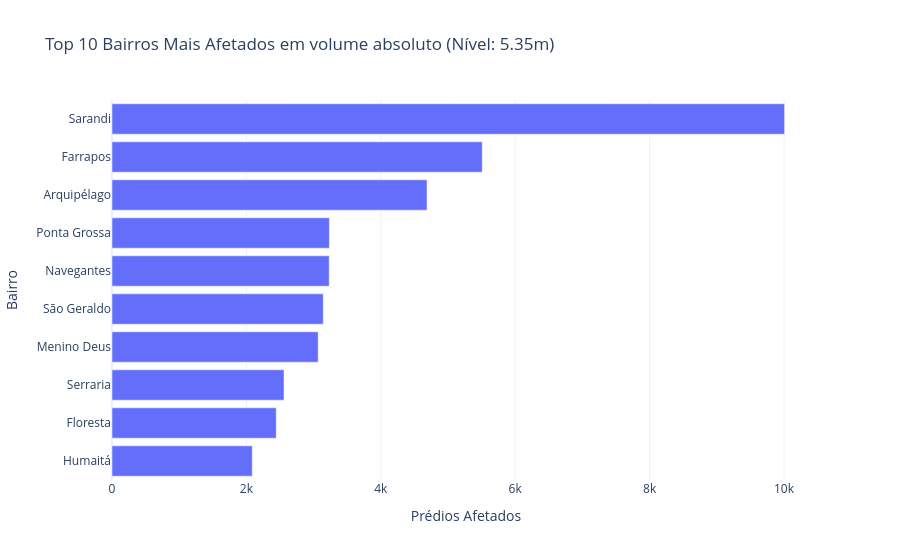

This figure's notebook cell:
### Markdown cell above
### Gráfico 3 (Tela 1): Ranking dos Bairros Mais Afetados
**Requisito:** Um ranking dos bairros mais afetados no nível escolhido.

### Code cell
df_ranking = df_nivel.sort_values('affected_buildings', ascending=False).head(10)

fig3 = px.bar(df_ranking, y='bairro', x='affected_buildings', orientation='h',
              title=f'Top 10 Bairros Mais Afetados em volume absoluto (Nível: {nivel_selecionado}m)',
              labels={'affected_buildings': 'Prédios Afetados', 'bairro': 'Bairro'})

fig3.update_layout(yaxis={'categoryorder':'total ascending'})
fig3.show()

# Visualização em barras horizontais facilita a leitura dos nomes dos bairros. 
# Diferente do percentual, aqui vemos o volume absoluto de prédios debaixo d'água.

### Figure 1 — Plotly figure (JSON) as saved in the notebook; plotly's stock layout.template omitted (floating-point values rounded to 4 significant figures)
{"data": [{"hovertemplate": "Prédios Afetados=%{x}<br>Bairro=%{y}<extra></extra>", "legendgroup": "", "marker": {"color": "#636efa", "pattern": {"shape": ""}}, "name": "", "orientation": "h", "showlegend": false, "textposition": "auto", "type": "bar", "x": [10009, 5510, 4688, 3235, 3232, 3144, 3068, 2560, 2444, 2087], "xaxis": "x", "y": ["Sarandi", "Farrapos", "Arquipélago", "Ponta Grossa", "Navegantes", "São Geraldo", "Menino Deus", "Serraria", "Floresta", "Humaitá"], "yaxis": "y"}], "layout": {"barmode": "relative", "legend": {"tracegroupgap": 0}, "title": {"text": "Top 10 Bairros Mais Afetados em volume absoluto (Nível: 5.35m)"}, "xaxis": {"anchor": "y", "domain": [0, 1], "title": {"text": "Prédios Afetados"}}, "yaxis": {"anchor": "x", "categoryorder": "total ascending", "domain": [0, 1], "title": {"text": "Bairro"}}}}
